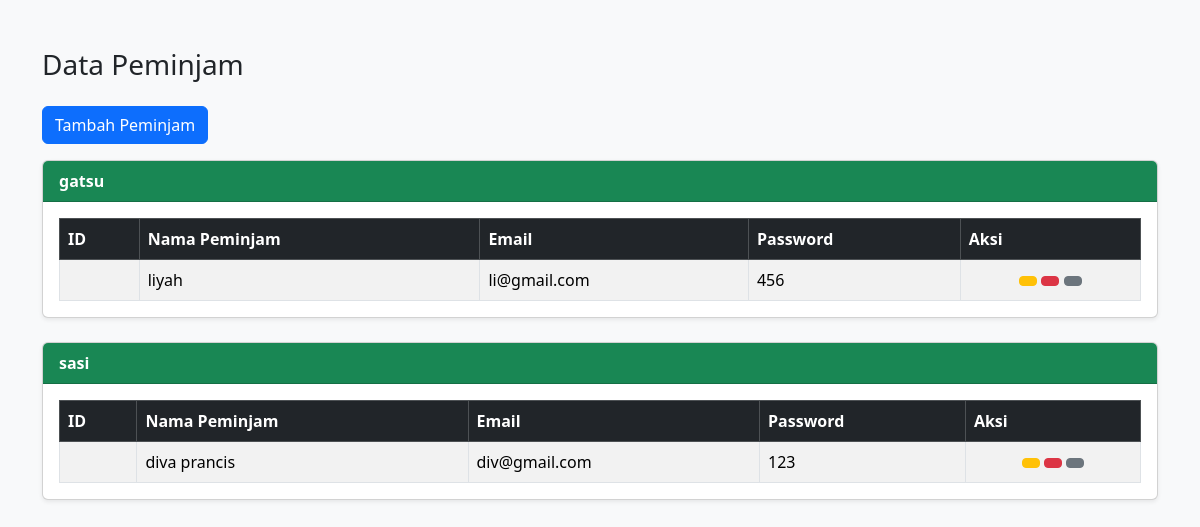
/BackEnd/admin/page/peminjam.php, run on the app's committed database.
### tables this page shows
CREATE TABLE `peminjam` (
  `id_peminjam` int(11) NOT NULL,
  `nama_peminjam` varchar(100) NOT NULL,
  `email_peminjam` varchar(100) DEFAULT NULL,
  `password` varchar(100) NOT NULL,
  `nama_lembaga_pendidikan` varchar(150) DEFAULT NULL
);

### BackEnd/admin/page/peminjam.php (the view, shortened to what this page needs)
<?php
include '../assets/koneksi.php';
?>
<!DOCTYPE html>
<html lang="id">
<head>
    <link href="https://cdn.jsdelivr.net/npm/bootstrap@5.3.3/dist/css/bootstrap.min.css" rel="stylesheet">
</head>
<body class="bg-light">
<div class="container mt-5">
    <h3 class="mb-4">Data Peminjam</h3>
<?php
switch ($_GET['action'] ?? '') {
    default:
        $query = "SELECT * FROM peminjam ORDER BY nama_lembaga_pendidikan, nama_peminjam ASC";
        $sql   = mysqli_query($koneksi, $query);
        $data = [];
        while ($row = mysqli_fetch_assoc($sql)) {
            $data[$row['nama_lembaga_pendidikan']][] = $row;
        }
        echo '<a href="dashboard.php?page=peminjam&action=add" class="btn btn-primary mb-3">
                <span class="bi bi-plus-circle"></span> Tambah Peminjam
              </a>';
        if (count($data) === 0) {
            echo "<div class='alert alert-warning'>Tidak ada data peminjam.</div>";
        } else {
            foreach ($data as $lembaga => $peminjamList) {
                echo "<div class='card mb-4 shadow-sm'>";
                echo "<div class='card-header bg-success text-white fw-bold'>" . htmlspecialchars($lembaga) . "</div>";
                echo "<div class='card-body'>";
                echo "<div class='table-responsive'>";
                echo "<table class='table table-bordered table-striped align-middle mb-0'>";
                echo "<thead class='table-dark'>
                        <tr>
                            <th>ID</th>
                            <th>Nama Peminjam</th>
                            <th>Email</th>
                            <th>Password</th>
                            <th>Aksi</th>
                        </tr>
                      </thead>";
                echo "<tbody>";
                foreach ($peminjamList as $p) {
                    echo "<tr>";
                    echo "<td class='text-center'>" . htmlspecialchars($p['id_user']) . "</td>";
                    echo "<td>" . htmlspecialchars($p['nama_peminjam']) . "</td>";
                    echo "<td>" . htmlspecialchars($p['email_peminjam']) . "</td>";
                    echo "<td>" . htmlspecialchars($p['password']) . "</td>";
                    echo "<td class='text-center'>
                            <a href='dashboard.php?page=peminjam&action=edit&id=".$p['id_peminjam']."' class='btn btn-sm btn-warning'>
                                <span class='bi bi-pencil'></span>
                            </a>
                            <a href='dashboard.php?page=peminjam&action=hapus&id=".$p['id_peminjam']."' class='btn btn-sm btn-danger' onclick='return confirm(\"Yakin hapus?\")'>
                                <span class='bi bi-trash'></span>
                            </a>
                       <a href='dashboard.php?page=peminjam' class='btn btn-sm btn-secondary'>
                        <i class='bi bi-arrow-clockwise'></i>
                    </a>
                          </td>";
                    echo "</tr>";
                }
                echo "</tbody></table></div></div></div>";
            }
        }
        break;
        ?>
        <?php
}
?>
</div>
</body>
</html>

### data on the page
peminjam: nama_peminjam "liyah", email_peminjam "li@gmail.com", password "456"
peminjam: nama_peminjam "diva prancis", email_peminjam "div@gmail.com", password "123"

### other printed values
$lembaga "gatsu"
$lembaga "sasi"
